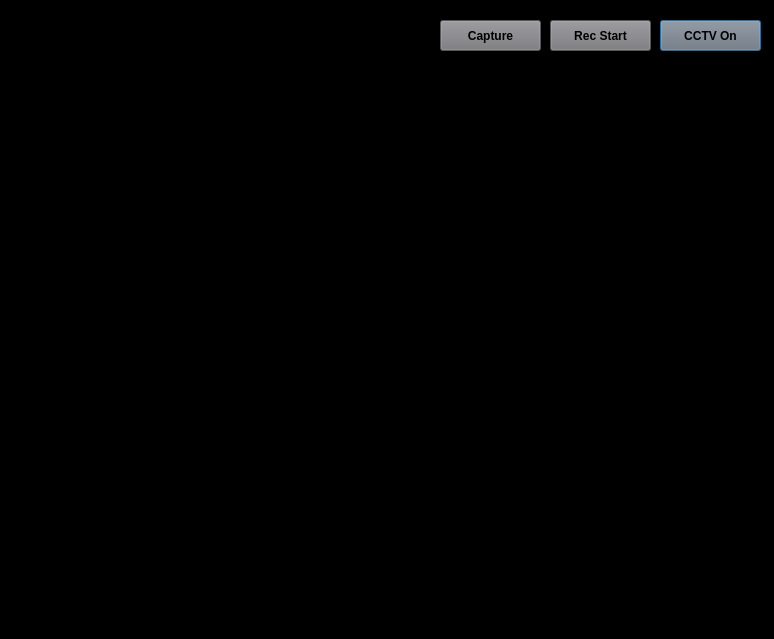
<?xml version="1.0" encoding="UTF-8"?>
<ui version="4.0">
 <class>Dialog</class>
 <widget class="QDialog" name="Dialog">
  <property name="geometry">
   <rect>
    <x>0</x>
    <y>0</y>
    <width>774</width>
    <height>639</height>
   </rect>
  </property>
  <property name="windowTitle">
   <string>Dialog</string>
  </property>
  <property name="styleSheet">
   <string notr="true">background-color: rgb(0, 0, 0);</string>
  </property>
  <widget class="QLabel" name="label">
   <property name="geometry">
    <rect>
     <x>40</x>
     <y>70</y>
     <width>711</width>
     <height>541</height>
    </rect>
   </property>
   <property name="text">
    <string/>
   </property>
  </widget>
  <widget class="QPushButton" name="btnCamera">
   <property name="geometry">
    <rect>
     <x>660</x>
     <y>20</y>
     <width>101</width>
     <height>31</height>
    </rect>
   </property>
   <property name="font">
    <font>
     <weight>75</weight>
     <bold>true</bold>
    </font>
   </property>
   <property name="styleSheet">
    <string notr="true">color: rgb(0, 0, 0);
background-color: rgb(119, 118, 123);</string>
   </property>
   <property name="text">
    <string>CCTV On</string>
   </property>
  </widget>
  <widget class="QPushButton" name="btnRecord">
   <property name="geometry">
    <rect>
     <x>550</x>
     <y>20</y>
     <width>101</width>
     <height>31</height>
    </rect>
   </property>
   <property name="font">
    <font>
     <weight>75</weight>
     <bold>true</bold>
    </font>
   </property>
   <property name="styleSheet">
    <string notr="true">color: rgb(0, 0, 0);
background-color: rgb(119, 118, 123);</string>
   </property>
   <property name="text">
    <string>Rec Start</string>
   </property>
  </widget>
  <widget class="QPushButton" name="btnCapture">
   <property name="geometry">
    <rect>
     <x>440</x>
     <y>20</y>
     <width>101</width>
     <height>31</height>
    </rect>
   </property>
   <property name="font">
    <font>
     <weight>75</weight>
     <bold>true</bold>
    </font>
   </property>
   <property name="styleSheet">
    <string notr="true">color: rgb(0, 0, 0);
background-color: rgb(119, 118, 123);</string>
   </property>
   <property name="text">
    <string>Capture</string>
   </property>
  </widget>
 </widget>
 <resources/>
 <connections/>
</ui>
